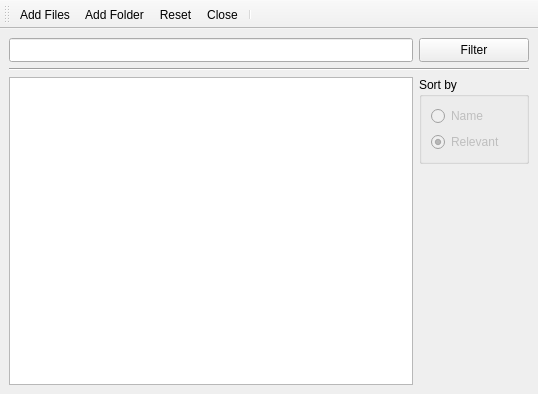
<?xml version="1.0" encoding="UTF-8"?>
<ui version="4.0">
 <class>MainWindow</class>
 <widget class="QMainWindow" name="MainWindow">
  <property name="geometry">
   <rect>
    <x>0</x>
    <y>0</y>
    <width>538</width>
    <height>394</height>
   </rect>
  </property>
  <property name="windowTitle">
   <string>Search Engine Project</string>
  </property>
  <property name="toolButtonStyle">
   <enum>Qt::ToolButtonTextBesideIcon</enum>
  </property>
  <widget class="QWidget" name="centralwidget">
   <layout class="QHBoxLayout" name="horizontalLayout_3">
    <property name="margin">
     <number>0</number>
    </property>
    <item>
     <widget class="QStackedWidget" name="stackedWidget">
      <property name="currentIndex">
       <number>0</number>
      </property>
      <widget class="QWidget" name="page">
       <layout class="QHBoxLayout" name="horizontalLayout_4">
        <item>
         <layout class="QVBoxLayout" name="verticalLayout_3">
          <item>
           <layout class="QHBoxLayout" name="horizontalLayout_2">
            <item>
             <widget class="QLineEdit" name="queryEdit">
              <property name="sizePolicy">
               <sizepolicy hsizetype="Expanding" vsizetype="Minimum">
                <horstretch>0</horstretch>
                <verstretch>0</verstretch>
               </sizepolicy>
              </property>
             </widget>
            </item>
            <item>
             <widget class="QPushButton" name="filterButton">
              <property name="sizePolicy">
               <sizepolicy hsizetype="Maximum" vsizetype="Fixed">
                <horstretch>0</horstretch>
                <verstretch>0</verstretch>
               </sizepolicy>
              </property>
              <property name="minimumSize">
               <size>
                <width>110</width>
                <height>24</height>
               </size>
              </property>
              <property name="text">
               <string>Filter</string>
              </property>
             </widget>
            </item>
           </layout>
          </item>
          <item>
           <widget class="Line" name="line">
            <property name="sizePolicy">
             <sizepolicy hsizetype="Minimum" vsizetype="Fixed">
              <horstretch>0</horstretch>
              <verstretch>0</verstretch>
             </sizepolicy>
            </property>
            <property name="orientation">
             <enum>Qt::Horizontal</enum>
            </property>
           </widget>
          </item>
          <item>
           <layout class="QHBoxLayout" name="horizontalLayout">
            <item>
             <widget class="QListView" name="fileView">
              <property name="sizePolicy">
               <sizepolicy hsizetype="Expanding" vsizetype="Expanding">
                <horstretch>0</horstretch>
                <verstretch>0</verstretch>
               </sizepolicy>
              </property>
              <property name="editTriggers">
               <set>QAbstractItemView::NoEditTriggers</set>
              </property>
             </widget>
            </item>
            <item>
             <layout class="QVBoxLayout" name="verticalLayout_2">
              <property name="sizeConstraint">
               <enum>QLayout::SetDefaultConstraint</enum>
              </property>
              <item>
               <widget class="QGroupBox" name="groupBox">
                <property name="sizePolicy">
                 <sizepolicy hsizetype="Minimum" vsizetype="Fixed">
                  <horstretch>0</horstretch>
                  <verstretch>0</verstretch>
                 </sizepolicy>
                </property>
                <property name="minimumSize">
                 <size>
                  <width>110</width>
                  <height>0</height>
                 </size>
                </property>
                <property name="title">
                 <string>Sort by</string>
                </property>
                <layout class="QVBoxLayout" name="verticalLayout">
                 <item>
                  <widget class="QRadioButton" name="byName">
                   <property name="enabled">
                    <bool>false</bool>
                   </property>
                   <property name="text">
                    <string>Name</string>
                   </property>
                   <attribute name="buttonGroup">
                    <string notr="true">sortCriteria</string>
                   </attribute>
                  </widget>
                 </item>
                 <item>
                  <widget class="QRadioButton" name="byRelevant">
                   <property name="enabled">
                    <bool>false</bool>
                   </property>
                   <property name="text">
                    <string>Relevant</string>
                   </property>
                   <property name="checked">
                    <bool>true</bool>
                   </property>
                   <attribute name="buttonGroup">
                    <string notr="true">sortCriteria</string>
                   </attribute>
                  </widget>
                 </item>
                </layout>
               </widget>
              </item>
              <item>
               <spacer name="verticalSpacer">
                <property name="orientation">
                 <enum>Qt::Vertical</enum>
                </property>
                <property name="sizeHint" stdset="0">
                 <size>
                  <width>20</width>
                  <height>40</height>
                 </size>
                </property>
               </spacer>
              </item>
             </layout>
            </item>
           </layout>
          </item>
         </layout>
        </item>
       </layout>
      </widget>
      <widget class="QWidget" name="page_2">
       <layout class="QVBoxLayout" name="verticalLayout_6">
        <item>
         <widget class="QSplitter" name="splitter">
          <property name="orientation">
           <enum>Qt::Horizontal</enum>
          </property>
          <widget class="QWidget" name="layoutWidget">
           <layout class="QVBoxLayout" name="verticalLayout_4">
            <item>
             <widget class="QLabel" name="label">
              <property name="text">
               <string>Indexed words</string>
              </property>
             </widget>
            </item>
            <item>
             <widget class="QListView" name="wordsView">
              <property name="editTriggers">
               <set>QAbstractItemView::NoEditTriggers</set>
              </property>
             </widget>
            </item>
           </layout>
          </widget>
          <widget class="QWidget" name="layoutWidget1">
           <layout class="QVBoxLayout" name="verticalLayout_5">
            <item>
             <widget class="QLabel" name="label_2">
              <property name="text">
               <string>Containing Files</string>
              </property>
             </widget>
            </item>
            <item>
             <widget class="QTableWidget" name="containersView">
              <property name="editTriggers">
               <set>QAbstractItemView::NoEditTriggers</set>
              </property>
              <property name="selectionBehavior">
               <enum>QAbstractItemView::SelectRows</enum>
              </property>
              <property name="sortingEnabled">
               <bool>true</bool>
              </property>
              <property name="columnCount">
               <number>2</number>
              </property>
              <attribute name="horizontalHeaderCascadingSectionResizes">
               <bool>true</bool>
              </attribute>
              <attribute name="horizontalHeaderDefaultSectionSize">
               <number>150</number>
              </attribute>
              <attribute name="horizontalHeaderShowSortIndicator" stdset="0">
               <bool>true</bool>
              </attribute>
              <attribute name="horizontalHeaderStretchLastSection">
               <bool>true</bool>
              </attribute>
              <attribute name="verticalHeaderVisible">
               <bool>false</bool>
              </attribute>
              <column/>
              <column/>
             </widget>
            </item>
           </layout>
          </widget>
         </widget>
        </item>
       </layout>
      </widget>
     </widget>
    </item>
   </layout>
  </widget>
  <widget class="QToolBar" name="toolBar">
   <property name="sizePolicy">
    <sizepolicy hsizetype="Fixed" vsizetype="Fixed">
     <horstretch>0</horstretch>
     <verstretch>0</verstretch>
    </sizepolicy>
   </property>
   <property name="minimumSize">
    <size>
     <width>0</width>
     <height>0</height>
    </size>
   </property>
   <property name="windowTitle">
    <string>toolBar</string>
   </property>
   <attribute name="toolBarArea">
    <enum>TopToolBarArea</enum>
   </attribute>
   <attribute name="toolBarBreak">
    <bool>false</bool>
   </attribute>
   <addaction name="actionAddFiles"/>
   <addaction name="actionAddFolder"/>
   <addaction name="actionClear"/>
   <addaction name="actionClose"/>
   <addaction name="separator"/>
  </widget>
  <action name="actionAddFiles">
   <property name="icon">
    <iconset>
     <normalon>:/document-new.png</normalon>
    </iconset>
   </property>
   <property name="text">
    <string>Add &amp;Files</string>
   </property>
   <property name="toolTip">
    <string>Add Files</string>
   </property>
   <property name="shortcut">
    <string>Ctrl+O</string>
   </property>
  </action>
  <action name="actionAddFolder">
   <property name="icon">
    <iconset>
     <normalon>:/folder-new.png</normalon>
    </iconset>
   </property>
   <property name="text">
    <string>Add Folder...</string>
   </property>
   <property name="shortcut">
    <string>Ctrl+Shift+O</string>
   </property>
  </action>
  <action name="actionClear">
   <property name="icon">
    <iconset resource="icon.qrc">
     <normaloff>:/view-refresh.png</normaloff>
     <normalon>:/view-list-details-symbolic.png</normalon>:/view-refresh.png</iconset>
   </property>
   <property name="text">
    <string>Reset</string>
   </property>
   <property name="toolTip">
    <string>Reset All Data</string>
   </property>
   <property name="shortcut">
    <string>Ctrl+R</string>
   </property>
  </action>
  <action name="actionClose">
   <property name="icon">
    <iconset>
     <normalon>:/window-close.png</normalon>
    </iconset>
   </property>
   <property name="text">
    <string>Close</string>
   </property>
   <property name="shortcut">
    <string>Ctrl+Q</string>
   </property>
  </action>
  <action name="actionShowIndexedData">
   <property name="checkable">
    <bool>true</bool>
   </property>
   <property name="icon">
    <iconset resource="icon.qrc">
     <normaloff>:/view-list-details-symbolic.png</normaloff>
     <normalon>:/view-list-details-symbolic.png</normalon>:/view-list-details-symbolic.png</iconset>
   </property>
   <property name="text">
    <string>Show Indexed Data</string>
   </property>
   <property name="shortcut">
    <string>Ctrl+I</string>
   </property>
   <property name="autoRepeat">
    <bool>false</bool>
   </property>
   <property name="iconVisibleInMenu">
    <bool>true</bool>
   </property>
  </action>
 </widget>
 <tabstops>
  <tabstop>queryEdit</tabstop>
  <tabstop>fileView</tabstop>
  <tabstop>filterButton</tabstop>
  <tabstop>byName</tabstop>
  <tabstop>byRelevant</tabstop>
  <tabstop>wordsView</tabstop>
  <tabstop>containersView</tabstop>
 </tabstops>
 <resources>
  <include location="icon.qrc"/>
 </resources>
 <connections>
  <connection>
   <sender>queryEdit</sender>
   <signal>returnPressed()</signal>
   <receiver>filterButton</receiver>
   <slot>click()</slot>
   <hints>
    <hint type="sourcelabel">
     <x>370</x>
     <y>77</y>
    </hint>
    <hint type="destinationlabel">
     <x>526</x>
     <y>77</y>
    </hint>
   </hints>
  </connection>
 </connections>
 <buttongroups>
  <buttongroup name="sortCriteria"/>
 </buttongroups>
</ui>
